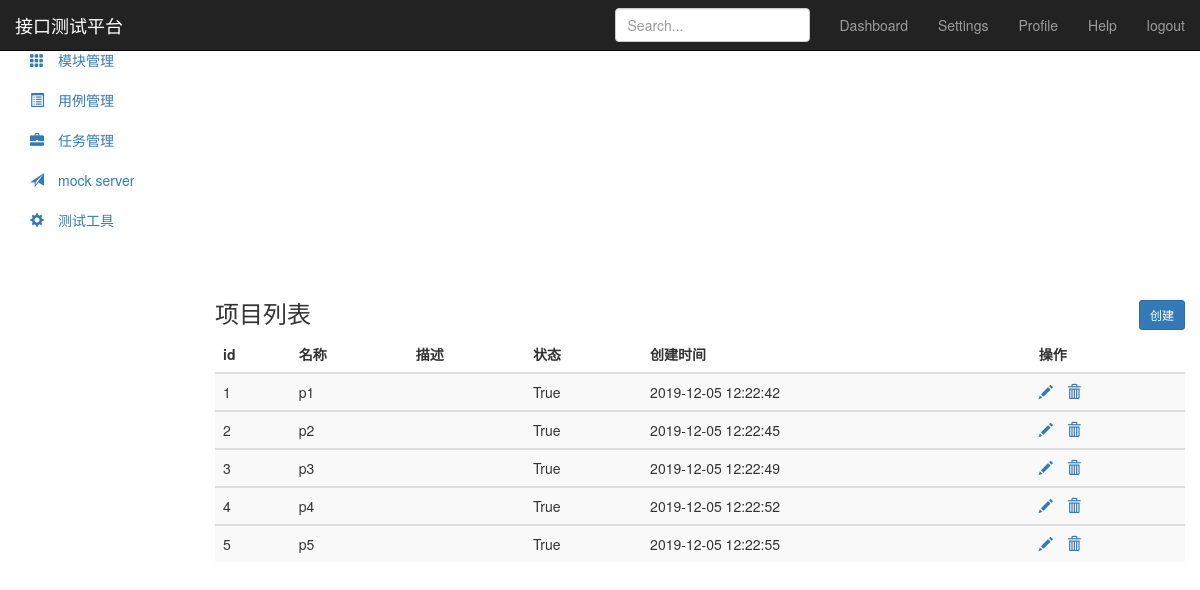
Screenshot of /project/ (signed in) with the database file from the repository.
### test_platform/models/project.py (models this page shows, shortened)
class Project(models.Model):
    name=models.CharField('名称',max_length=10)
    describe=models.TextField('描述',default="")
    status=models.BooleanField('状态',default=1)
    create_time=models.DateTimeField(auto_now=True)

### test_platform/views/project_view.py (the view)
# urls.py: path('project/',project_view.project_manage),
@login_required
def project_manage(request):
    project_all=Project.objects.all()
    return render(request,'project.html',{'type':'list','project_all':project_all})

### test_platform/templates/project.html (shortened to what this page needs)
{% extends "base.html" %}
{% block base %}
    <nav class="navbar navbar-inverse navbar-fixed-top">
      <div class="container-fluid">
        <div class="navbar-header">
          <a class="navbar-brand" href="#">接口测试平台</a>
        </div>
        <div id="navbar" class="navbar-collapse collapse">
          <ul class="nav navbar-nav navbar-right">
            <li><a href="#">Dashboard</a></li>
            <li><a href="#">Settings</a></li>
            <li><a href="#">Profile</a></li>
            <li><a href="#">Help</a></li>
            <li><a href="/logout/">logout</a></li>
          </ul>
          <form class="navbar-form navbar-right">
            <input type="text" class="form-control" placeholder="Search...">
          </form>
        </div>
      </div>
    </nav>
    <div class="container-fluid">
      <div class="row">
        <div class="col-sm-3 col-md-2 sidebar">
          <ul class="nav nav-sidebar">
            <li class="active"><a href="/project/"><i class="glyphicon glyphicon-lock">&nbsp</i>项目管理</a></li>
            <li><a href="/module/"><i class="glyphicon glyphicon-th">&nbsp</i>模块管理</a></li>
          </ul>
          <ul class="nav nav-sidebar">
            <li><a href=""><i class="glyphicon glyphicon-list-alt">&nbsp</i>用例管理</a></li>
            <li><a href=""><i class="glyphicon glyphicon-briefcase">&nbsp</i>任务管理</a></li>
          </ul>
          <ul class="nav nav-sidebar">
            <li><a href=""><i class="glyphicon glyphicon-send">&nbsp</i>mock server</a></li>
            <li><a href=""><i class="glyphicon glyphicon-cog">&nbsp</i>测试工具</a></li>
          </ul>
        </div>
        <div class="col-sm-9 col-sm-offset-3 col-md-10 col-md-offset-2 main" style="top: 40px">
          {% if type == 'list' %}
          <h3 class="sub-header">项目列表
            <button type="button" class="btn btn-sm btn-primary" style="float: right" onclick="location.href='/add/'">创建</button>
          </h3>
          <div class="table-responsive">
            <table class="table table-striped">
              <thead>
                <tr>
                  <th>id</th>
                  <th>名称</th>
                  <th>描述</th>
                  <th>状态</th>
                  <th>创建时间</th>
                  <th>操作</th>
                </tr>
              </thead>
              <tbody>
              {%for project in project_all %}
                <tr>
                  <td>{{project.id}}</td>
                  <td>{{project.name}}</td>
                  <td>{{project.describe}}</td>
                  <td>{{project.status}}</td>
                  <td>{{project.create_time | date:"Y-m-d H:i:s"}}</td>
                  <td>
                    <a href="/project/edit/{{project.id}}">
                      <i class="glyphicon glyphicon-pencil"></i>
                    </a>
                    <a href="/project/delete/{{project.id}}">
                      <i class="glyphicon glyphicon-trash" style="margin-left:10px"></i>
                    </a>
                  </td>
                </tr>
              </tbody>
               {%endfor%}
            </table>
          {% endif %}
          </div>
        </div>
      </div>
    </div>
{% endblock %}

### rows the page displays
Project: id "1", name "p1", status "True", create_time "2019-12-05 12:22:42"
Project: id "2", name "p2", status "True", create_time "2019-12-05 12:22:45"
Project: id "3", name "p3", status "True", create_time "2019-12-05 12:22:49"
Project: id "4", name "p4", status "True", create_time "2019-12-05 12:22:52"
Project: id "5", name "p5", status "True", create_time "2019-12-05 12:22:55"
